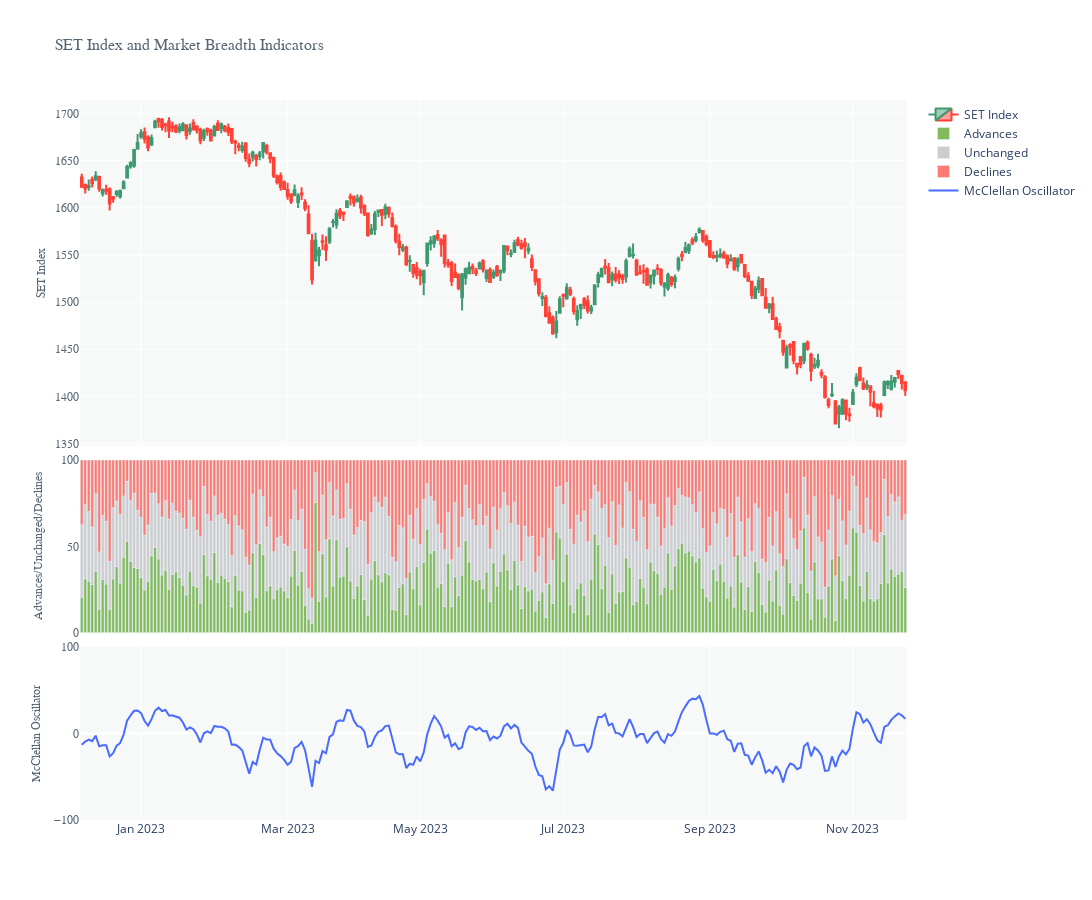

Write notebook code for a chart like this one.
### Markdown cell above
<h6><b>SET Index, Advance-Decline, McClellan Oscillator</b></h6>

### Code cell
# Create a date range from the start date to the end date
dt_all = pd.date_range(start=SET_Index['Date'].iloc[0], end=SET_Index['Date'].iloc[-1])

# Retrieve the dates that are in the original dataset
dt_obs = [d for d in pd.to_datetime(SET_Index['Date'])]

# Define dates with missing values
dt_breaks = [d.strftime("%Y-%m-%d") for d in dt_all if d not in dt_obs]

# Create a subplot figure with three rows and one column
fig1 = make_subplots(rows=3, cols=1, shared_xaxes=True, vertical_spacing=0.02, row_heights=[0.4, 0.2, 0.2])

# Plot SET Index on the first row
fig1.add_trace(go.Candlestick(x=SET_Index['Date'],
                            open=SET_Index['Open'],
                            high=SET_Index['High'],
                            low=SET_Index['Low'],
                            close=SET_Index['Close'],
                            name='SET Index'))

# Calculate the total number of stocks
noStock = SET_Index.Advance[0] + SET_Index.Unchanged[0] + SET_Index.Declines[0]

# Plot Advances, Unchanged, and Declines on the second row
fig1.add_trace(go.Bar(name="Advances", 
                      x=SET_Index['Date'], y=100 * SET_Index['Advance'] / noStock, 
                      marker_color='rgb(128,186,90)'),
              row=2, col=1)
fig1.add_trace(go.Bar(name="Unchanged", 
                      x=SET_Index['Date'], y=100 * SET_Index['Unchanged'] / noStock, 
                      marker_color='rgb(204,204,204)'),
              row=2, col=1)
fig1.add_trace(go.Bar(name="Declines", 
                      x=SET_Index['Date'], y=100 * SET_Index['Declines'] / noStock, 
                      marker_color='rgb(249,123,114)'),
              row=2, col=1)
fig1.update_layout(barmode='relative')

# Plot McClellan Oscillator on the third row
fig1.add_trace(go.Scatter(name='McClellan Oscillator',
                          x=SET_Index['Date'], y=SET_Index['McClellanOscillator'],
                          mode='lines', line=dict(color='#496CFD', width=2)),
               row=3, col=1)

# Update layout
fig1.update_layout(height=900, width=1200, 
                   showlegend=False, xaxis_rangeslider_visible=False, 
                   plot_bgcolor="#F7F9F9")

# Hide dates with no values
fig1.update_xaxes(rangebreaks=[dict(values=dt_breaks)])

# Update y-axis titles and fonts
fig1.update_yaxes(title_text="SET Index", 
                  title_font=dict(size=12, family='Arial', color='#566573'), 
                  tickfont=dict(size=12, family='Arial', color='#566573'), 
                  title_standoff=6, row=1, col=1)

fig1.update_yaxes(title_text="Advances/Unchanged/Declines", 
                  range=[0, 100], tickmode='array', tickvals=(0, 100, 50),
                  title_font=dict(size=12, family='Arial', color='#566573'), 
                  tickfont=dict(size=12, family='Arial', color='#566573'), 
                  title_standoff=15, row=2, col=1)

fig1.update_yaxes(title_text="McClellan Oscillator", 
                  range=[-100, 100], tickmode='array', tickvals=(-100, 100, 0.0),
                  title_font=dict(size=12, family='Arial', color='#566573'), 
                  tickfont=dict(size=12, family='Arial', color='#566573'), 
                  title_standoff=10, row=3, col=1)

# Update x-axis label
fig1.update_xaxes(title_font=dict(size=16, family='Arial', color='#566573'), 
                  row=3, col=1)

# Update the overall layout title
fig1.update_layout(title='SET Index and Market Breadth Indicators', 
                   title_font=dict(size=16, family='Arial', color='#566573'), 
                   showlegend=True)

# Set the date range
start_date = dt.datetime.today() - dt.timedelta(300)
end_date = dt.datetime.today() + dt.timedelta(hours=7)
fig1.update_layout(xaxis_range=[start_date, end_date])

### Figure 1 — Plotly figure (JSON) as saved in the notebook; plotly's stock layout.template omitted (floating-point values rounded to 4 significant figures; data arrays with more than 128 entries replaced by an {"elided": "..."} marker saying what was removed)
{"data": [{"close": {"elided": "237 float values"}, "high": {"elided": "237 float values"}, "low": {"elided": "237 float values"}, "name": "SET Index", "open": {"elided": "237 float values"}, "type": "candlestick", "x": {"elided": "237 str values"}}, {"marker": {"color": "rgb(128,186,90)"}, "name": "Advances", "type": "bar", "x": {"elided": "237 str values"}, "xaxis": "x2", "y": {"elided": "237 float values"}, "yaxis": "y2"}, {"marker": {"color": "rgb(204,204,204)"}, "name": "Unchanged", "type": "bar", "x": {"elided": "237 str values"}, "xaxis": "x2", "y": {"elided": "237 float values"}, "yaxis": "y2"}, {"marker": {"color": "rgb(249,123,114)"}, "name": "Declines", "type": "bar", "x": {"elided": "237 str values"}, "xaxis": "x2", "y": {"elided": "237 float values"}, "yaxis": "y2"}, {"line": {"color": "#496CFD", "width": 2}, "mode": "lines", "name": "McClellan Oscillator", "type": "scatter", "x": {"elided": "237 str values"}, "xaxis": "x3", "y": {"elided": "237 float values"}, "yaxis": "y3"}], "layout": {"barmode": "relative", "height": 900, "plot_bgcolor": "#F7F9F9", "showlegend": true, "title": {"font": {"color": "#566573", "family": "Arial", "size": 16}, "text": "SET Index and Market Breadth Indicators"}, "width": 1200, "xaxis": {"anchor": "y", "domain": [0, 1], "matches": "x3", "range": ["2023-01-27T22:55:47.869747", "2023-11-24T05:55:47.869747"], "rangebreaks": [{"values": ["2022-12-10", "2022-12-11", "2022-12-12", "2022-12-17", "2022-12-18", "2022-12-24", "2022-12-25", "2022-12-31", "2023-01-01", "2023-01-02", "2023-01-07", "2023-01-08", "2023-01-14", "2023-01-15", "2023-01-21", "2023-01-22", "2023-01-28", "2023-01-29", "2023-02-04", "2023-02-05", "2023-02-11", "2023-02-12", "2023-02-18", "2023-02-19", "2023-02-25", "2023-02-26", "2023-03-04", "2023-03-05", "2023-03-06", "2023-03-11", "2023-03-12", "2023-03-18", "2023-03-19", "2023-03-25", "2023-03-26", "2023-04-01", "2023-04-02", "2023-04-06", "2023-04-08", "2023-04-09", "2023-04-13", "2023-04-14", "2023-04-15", "2023-04-16", "2023-04-22", "2023-04-23", "2023-04-29", "2023-04-30", "2023-05-01", "2023-05-04", "2023-05-05", "2023-05-06", "2023-05-07", "2023-05-13", "2023-05-14", "2023-05-20", "2023-05-21", "2023-05-27", "2023-05-28", "2023-06-03", "2023-06-04", "2023-06-05", "2023-06-10", "2023-06-11", "2023-06-17", "2023-06-18", "2023-06-24", "2023-06-25", "2023-07-01", "2023-07-02", "2023-07-08", "2023-07-09", "2023-07-15", "2023-07-16", "2023-07-22", "2023-07-23", "2023-07-28", "2023-07-29", "2023-07-30", "2023-08-01", "2023-08-05", "2023-08-06", "2023-08-12", "2023-08-13", "2023-08-14", "2023-08-19", "2023-08-20", "2023-08-26", "2023-08-27", "2023-09-02", "2023-09-03", "2023-09-09", "2023-09-10", "2023-09-16", "2023-09-17", "2023-09-23", "2023-09-24", "2023-09-30", "2023-10-01", "2023-10-07", "2023-10-08", "2023-10-13", "2023-10-14", "2023-10-15", "2023-10-21", "2023-10-22", "2023-10-23", "2023-10-28", "2023-10-29", "2023-11-04", "2023-11-05", "2023-11-11", "2023-11-12", "2023-11-18", "2023-11-19"]}], "rangeslider": {"visible": false}, "showticklabels": false}, "xaxis2": {"anchor": "y2", "domain": [0, 1], "matches": "x3", "rangebreaks": [{"values": ["2022-12-10", "2022-12-11", "2022-12-12", "2022-12-17", "2022-12-18", "2022-12-24", "2022-12-25", "2022-12-31", "2023-01-01", "2023-01-02", "2023-01-07", "2023-01-08", "2023-01-14", "2023-01-15", "2023-01-21", "2023-01-22", "2023-01-28", "2023-01-29", "2023-02-04", "2023-02-05", "2023-02-11", "2023-02-12", "2023-02-18", "2023-02-19", "2023-02-25", "2023-02-26", "2023-03-04", "2023-03-05", "2023-03-06", "2023-03-11", "2023-03-12", "2023-03-18", "2023-03-19", "2023-03-25", "2023-03-26", "2023-04-01", "2023-04-02", "2023-04-06", "2023-04-08", "2023-04-09", "2023-04-13", "2023-04-14", "2023-04-15", "2023-04-16", "2023-04-22", "2023-04-23", "2023-04-29", "2023-04-30", "2023-05-01", "2023-05-04", "2023-05-05", "2023-05-06", "2023-05-07", "2023-05-13", "2023-05-14", "2023-05-20", "2023-05-21", "2023-05-27", "2023-05-28", "2023-06-03", "2023-06-04", "2023-06-05", "2023-06-10", "2023-06-11", "2023-06-17", "2023-06-18", "2023-06-24", "2023-06-25", "2023-07-01", "2023-07-02", "2023-07-08", "2023-07-09", "2023-07-15", "2023-07-16", "2023-07-22", "2023-07-23", "2023-07-28", "2023-07-29", "2023-07-30", "2023-08-01", "2023-08-05", "2023-08-06", "2023-08-12", "2023-08-13", "2023-08-14", "2023-08-19", "2023-08-20", "2023-08-26", "2023-08-27", "2023-09-02", "2023-09-03", "2023-09-09", "2023-09-10", "2023-09-16", "2023-09-17", "2023-09-23", "2023-09-24", "2023-09-30", "2023-10-01", "2023-10-07", "2023-10-08", "2023-10-13", "2023-10-14", "2023-10-15", "2023-10-21", "2023-10-22", "2023-10-23", "2023-10-28", "2023-10-29", "2023-11-04", "2023-11-05", "2023-11-11", "2023-11-12", "2023-11-18", "2023-11-19"]}], "showticklabels": false}, "xaxis3": {"anchor": "y3", "domain": [0, 1], "rangebreaks": [{"values": ["2022-12-10", "2022-12-11", "2022-12-12", "2022-12-17", "2022-12-18", "2022-12-24", "2022-12-25", "2022-12-31", "2023-01-01", "2023-01-02", "2023-01-07", "2023-01-08", "2023-01-14", "2023-01-15", "2023-01-21", "2023-01-22", "2023-01-28", "2023-01-29", "2023-02-04", "2023-02-05", "2023-02-11", "2023-02-12", "2023-02-18", "2023-02-19", "2023-02-25", "2023-02-26", "2023-03-04", "2023-03-05", "2023-03-06", "2023-03-11", "2023-03-12", "2023-03-18", "2023-03-19", "2023-03-25", "2023-03-26", "2023-04-01", "2023-04-02", "2023-04-06", "2023-04-08", "2023-04-09", "2023-04-13", "2023-04-14", "2023-04-15", "2023-04-16", "2023-04-22", "2023-04-23", "2023-04-29", "2023-04-30", "2023-05-01", "2023-05-04", "2023-05-05", "2023-05-06", "2023-05-07", "2023-05-13", "2023-05-14", "2023-05-20", "2023-05-21", "2023-05-27", "2023-05-28", "2023-06-03", "2023-06-04", "2023-06-05", "2023-06-10", "2023-06-11", "2023-06-17", "2023-06-18", "2023-06-24", "2023-06-25", "2023-07-01", "2023-07-02", "2023-07-08", "2023-07-09", "2023-07-15", "2023-07-16", "2023-07-22", "2023-07-23", "2023-07-28", "2023-07-29", "2023-07-30", "2023-08-01", "2023-08-05", "2023-08-06", "2023-08-12", "2023-08-13", "2023-08-14", "2023-08-19", "2023-08-20", "2023-08-26", "2023-08-27", "2023-09-02", "2023-09-03", "2023-09-09", "2023-09-10", "2023-09-16", "2023-09-17", "2023-09-23", "2023-09-24", "2023-09-30", "2023-10-01", "2023-10-07", "2023-10-08", "2023-10-13", "2023-10-14", "2023-10-15", "2023-10-21", "2023-10-22", "2023-10-23", "2023-10-28", "2023-10-29", "2023-11-04", "2023-11-05", "2023-11-11", "2023-11-12", "2023-11-18", "2023-11-19"]}], "title": {"font": {"color": "#566573", "family": "Arial", "size": 16}}}, "yaxis": {"anchor": "x", "domain": [0.52, 1], "tickfont": {"color": "#566573", "family": "Arial", "size": 12}, "title": {"font": {"color": "#566573", "family": "Arial", "size": 12}, "standoff": 6, "text": "SET Index"}}, "yaxis2": {"anchor": "x2", "domain": [0.26, 0.5], "range": [0, 100], "tickfont": {"color": "#566573", "family": "Arial", "size": 12}, "tickmode": "array", "tickvals": [0, 100, 50], "title": {"font": {"color": "#566573", "family": "Arial", "size": 12}, "standoff": 15, "text": "Advances/Unchanged/Declines"}}, "yaxis3": {"anchor": "x3", "domain": [0, 0.24], "range": [-100, 100], "tickfont": {"color": "#566573", "family": "Arial", "size": 12}, "tickmode": "array", "tickvals": [-100, 100, 0], "title": {"font": {"color": "#566573", "family": "Arial", "size": 12}, "standoff": 10, "text": "McClellan Oscillator"}}}}
